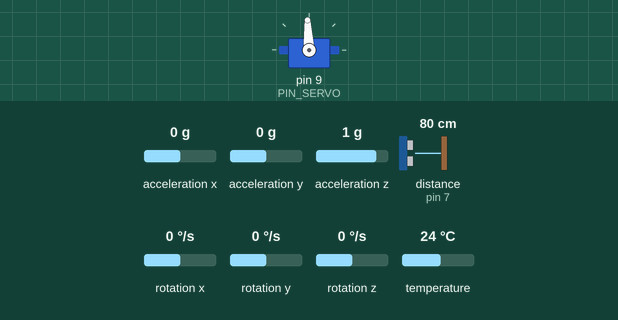
This sketch was run on a simulated Arduino Uno, built with avr-gcc and run on an emulated ATmega328P. On the bench: servo. The inputs (shaded band) are chosen by the test bench; at power-on: acceleration y 0 g, distance to the obstacle (sensor on pin 7) 80 cm, acceleration z 1 g, rotation x 0 °/s, acceleration x 0 g, rotation y 0 °/s, rotation z 0 °/s, temperature 24 °C. The echo pulse lasts 58.3 µs per cm; what the sketch prints to the serial monitor is not drawn.

Above: at 0.2 s.
At 3.4 s:
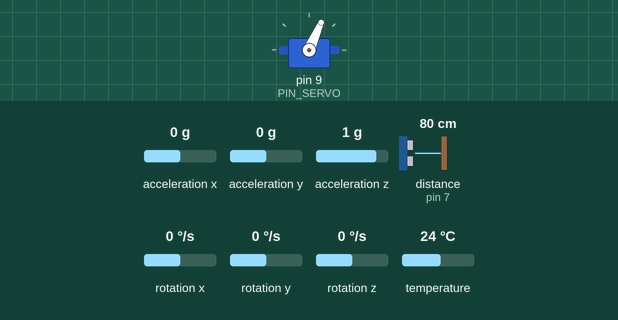
3.5 s: acceleration y set to -1.4 g
5.7 s: distance to the obstacle (sensor on pin 7) set to 2 cm
7.7 s: acceleration z set to -1.4 g
9.7 s: rotation x set to -192 °/s
11.7 s: distance to the obstacle (sensor on pin 7) set to 4 cm
Timing chart, 0 to 15.7 s (numbered marks = the images above; inputs shaded):
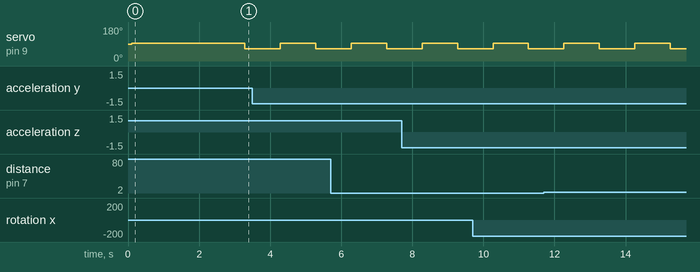

The sketch:

bab_o.ino
```cpp
#include <Adafruit_MPU6050.h>
#include <NewPing.h>
#include <Servo.h>

#define PI 3.14159265359

#define MAX_DELAY_US 16383

#define ADC_BITS 10
#define ADC_MAX  ((2 << ADC_BITS) - 1)

#define BAUD_RATE  115200
#define SEND_COUNT 5

#define CONTROL_PERIOD_US  20000 // 20 ms (50 Hz)
#define DT                 (CONTROL_PERIOD_US / 1e6)

#define BEAM_MID_M 0.180 // Mitad de la longitud de la barra en metros (MEDIR)
#define CART_MID_M 0.028  // Mitad de la longitud del carro (MEDIR)

#define CALIB_ITERS 25 // Medio segundo de calibración

#define SERVO_AMP_DEG 90
#define SERVO_MAX 30
#define SERVO_MIN_US  500
#define SERVO_MAX_US  2500

#define SONAR_MAX_CM   50
#define SONAR_US_PER_M 5831

#define PIN_POT   A3
#define PIN_SERVO 9
#define PIN_TRIG  6
#define PIN_ECHO  7

#define ALPHA 0.2

#define CALIBRATE 1

unsigned long last_time;

Servo servo;
NewPing sonar(PIN_TRIG, PIN_ECHO, SONAR_MAX_CM);
Adafruit_MPU6050 mpu;

float gyro_bias;
float acc_bias;
float ang_vel;

void setup() {
  Serial.begin(BAUD_RATE);
  servo.attach(PIN_SERVO);

  if (!mpu.begin()) {
    Serial.println("Failed to find MPU6050!");
    while (1) {
      delay(100);
    }
  }

  mpu.setAccelerometerRange(MPU6050_RANGE_8_G);
  mpu.setGyroRange(MPU6050_RANGE_500_DEG);
  mpu.setFilterBandwidth(MPU6050_BAND_44_HZ);

  delay(100);

  moveServo(0);

  delay(2000);

#if CALIBRATE
  sensors_event_t a, g, temp;
  mpu.getEvent(&a, &g, &temp);
  gyro_bias = g.gyro.x;

  acc_bias = 0;
  for (int i = 0; i < CALIB_ITERS; i++){
    delayMicroseconds(CONTROL_PERIOD_US);
    mpu.getEvent(&a, &g, &temp);
    acc_bias += atan2(a.acceleration.y, a.acceleration.z) * 180.0 / PI;
  }
  acc_bias /= CALIB_ITERS;
#else
  // Valores a mano
  gyro_bias = 0;
  acc_bias  = 0;
#endif

  Serial.print("Gyro bias: ");
  Serial.println(gyro_bias);
  Serial.print("Acc bias:  ");
  Serial.println(acc_bias);

  // Siempre debe ser la última línea del setup
  last_time = micros();
}

void loop() {
  runPeriodicallyMicros(CONTROL_PERIOD_US);

  static float ang = 0;
  static float theta_obs = 0;
  static float omega_obs = 0;
  static float time = 0;

  float refs[] = {0, -25};
  float pos = readPosition();
  time += DT;

  int idx = (int)(time/1) % 2;
  float ref = refs[idx];
  // float t = fmod(time, 1.0f); // tiempo dentro del periodo [0,4)
  // float ref;

  // if (t < .50f) {
  //     // primera mitad: rampa descendente de 0 a -25
  //     ref = -50.0f * t;  // pendiente = (-25 / 2)
  // } else {
  //     // segunda mitad: rampa ascendente de -25 a 0
  //     ref = -25.0f + 50 * (t - .50f);
  // }

  moveServo(ref);

  // Implementamos observador


  float theta_obs1 = theta_obs + 0.02*omega_obs + 0.9531*(ang-theta_obs);
  float omega_obs1 = -2.752*theta_obs + 0.572*omega_obs + 0.6952*(ang-theta_obs) + 1.0728*ref;
  theta_obs = theta_obs1;
  omega_obs = omega_obs1;
  ang = estimateAngle(ang);

float datos[] = { ref, ang, theta_obs, ang_vel, omega_obs};
  matlab_send(datos);

  // Serial.print(ref);
  // Serial.print(", ");
  // Serial.print(pos);
  // Serial.print(", ");
  // Serial.print(ang);
  // Serial.println();
}

/// Toma valores entre -90 y 90 grados.
/// Satura valores por fuera de ese rango.
void moveServo(float angle) {
  angle = saturate(angle, -SERVO_MAX, SERVO_MAX);
  unsigned int us = remap(angle, -SERVO_AMP_DEG, SERVO_AMP_DEG, SERVO_MIN_US, SERVO_MAX_US);
  servo.writeMicroseconds(us);
}

/// Devuelve la posición del centro del carrito
/// respecto del centro de la barra, en metros.
float readPosition() {
  float distance = readSonar();
  return distance + CART_MID_M - BEAM_MID_M;
}

/// Devuelve una posición de referencia para el carrito
/// respecto del centro de la varilla, en metros.
float readReference() {
  float value = analogRead(PIN_POT);
  return remap(value, 0, ADC_MAX, -BEAM_MID_M, BEAM_MID_M);
}

/// Devuelve el ángulo de la barra filtrado con un filtro complementario.
float estimateAngle(float prev_ang) {
  sensors_event_t a, g, temp;
  mpu.getEvent(&a, &g, &temp);

  ang_vel = g.gyro.x * 180.0 / PI;
  float ang_gyro = prev_ang + DT * (g.gyro.x - gyro_bias) * 180.0 / PI;
  float ang_acc = atan2(a.acceleration.y, a.acceleration.z) * 180.0 / PI - acc_bias;

  return ALPHA * ang_acc + (1 - ALPHA) * ang_gyro;
}

float readSonar() {
  unsigned int us = sonar.ping();
  if (us == 0) {
    return (float)SONAR_MAX_CM / 100.0;
  }
  return (float)us / SONAR_US_PER_M;
}

void matlab_send(float data[SEND_COUNT]){
  // Envío de header
  Serial.write("abcd");

  for (int i = 0; i < SEND_COUNT; i++) {
    byte * b = (byte *) &data[i];
    Serial.write(b, sizeof(float));
  }
}

float remap(float x, float from_min, float from_max, float to_min, float to_max) {
  return (x - from_min) / (from_max - from_min) * (to_max - to_min) + to_min;
}

float saturate(float x, float min, float max) {
  if (x > max) {
    x = max;
  } else if (x < min) {
    x = min;
  }
  return x;
}

void runPeriodicallyMicros(unsigned long period) {
  unsigned long curr_time = micros();
  unsigned long elapsed = curr_time - last_time;
  long sleep_time = (long)(period - elapsed);
  last_time += period;

  if (sleep_time > 0) {
    delayMicrosecondsFixed(sleep_time);
  }
}

void delayMicrosecondsFixed(unsigned long us) {
  while (us > MAX_DELAY_US) {
    us -= MAX_DELAY_US;
    delayMicroseconds(MAX_DELAY_US);
  }
  delayMicroseconds(us);
}
```

Measured:
- by itself, servo on pin 9 (PIN_SERVO): alternates 93° for 1.0 s and 66° for 1.0 s
